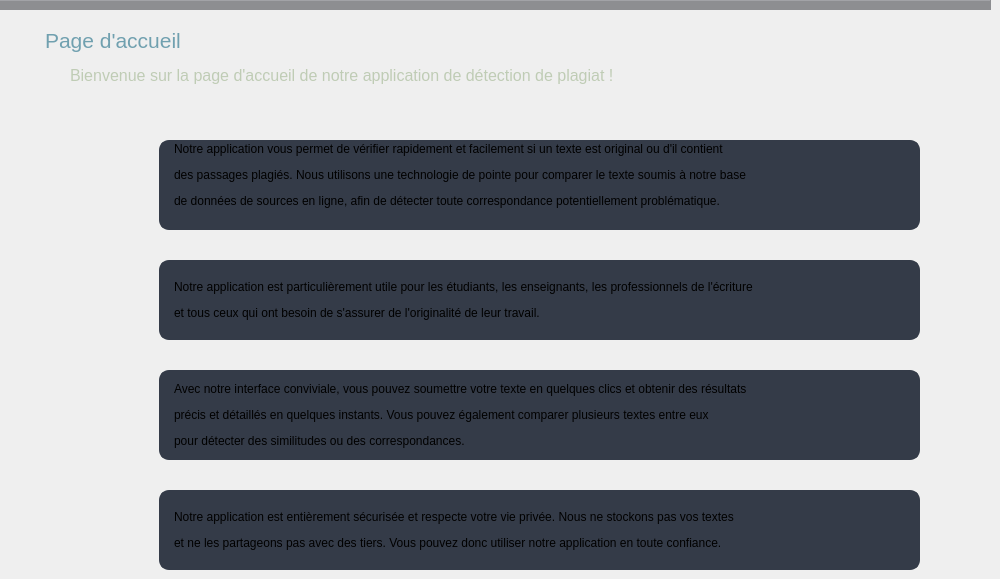
     <widget class="QWidget" name="home">
      <widget class="Line" name="line_4">
       <property name="geometry">
        <rect>
         <x>0</x>
         <y>-10</y>
         <width>991</width>
         <height>20</height>
        </rect>
       </property>
       <property name="styleSheet">
        <string notr="true">background-color: rgb(141, 142, 145);</string>
       </property>
       <property name="orientation">
        <enum>Qt::Horizontal</enum>
       </property>
      </widget>
      <widget class="QLabel" name="lb1_3">
       <property name="geometry">
        <rect>
         <x>40</x>
         <y>10</y>
         <width>181</width>
         <height>51</height>
        </rect>
       </property>
       <property name="font">
        <font>
         <family>Segoe UI</family>
         <pointsize>16</pointsize>
        </font>
       </property>
       <property name="styleSheet">
        <string notr="true">padding-top:10px;
color: rgb(112, 160, 175);</string>
       </property>
       <property name="text">
        <string>Page d'accueil</string>
       </property>
      </widget>
      <widget class="QLabel" name="lb2_3">
       <property name="geometry">
        <rect>
         <x>70</x>
         <y>60</y>
         <width>691</width>
         <height>31</height>
        </rect>
       </property>
       <property name="font">
        <font>
         <family>Segoe UI</family>
         <pointsize>12</pointsize>
        </font>
       </property>
       <property name="styleSheet">
        <string notr="true">color: rgb(191, 204, 181);</string>
       </property>
       <property name="text">
        <string>Bienvenue sur la page d'accueil de notre application de détection de plagiat !</string>
       </property>
      </widget>
      <widget class="QLabel" name="label_2">
       <property name="geometry">
        <rect>
         <x>60</x>
         <y>150</y>
         <width>80</width>
         <height>80</height>
        </rect>
       </property>
       <property name="font">
        <font>
         <pointsize>9</pointsize>
        </font>
       </property>
       <property name="styleSheet">
        <string notr="true"/>
       </property>
       <property name="text">
        <string/>
       </property>
       <property name="pixmap">
        <pixmap>../pythonProject/icons/icons8-thunder-64.png</pixmap>
       </property>
       <property name="scaledContents">
        <bool>true</bool>
       </property>
       <property name="alignment">
        <set>Qt::AlignCenter</set>
       </property>
      </widget>
      <widget class="QLabel" name="label_3">
       <property name="geometry">
        <rect>
         <x>60</x>
         <y>260</y>
         <width>80</width>
         <height>80</height>
        </rect>
       </property>
       <property name="styleSheet">
        <string notr="true"/>
       </property>
       <property name="text">
        <string/>
       </property>
       <property name="pixmap">
        <pixmap>../pythonProject/icons/icons8-student-64.png</pixmap>
       </property>
       <property name="scaledContents">
        <bool>true</bool>
       </property>
       <property name="alignment">
        <set>Qt::AlignCenter</set>
       </property>
      </widget>
      <widget class="QLabel" name="label_4">
       <property name="geometry">
        <rect>
         <x>60</x>
         <y>490</y>
         <width>80</width>
         <height>80</height>
        </rect>
       </property>
       <property name="styleSheet">
        <string notr="true"/>
       </property>
       <property name="text">
        <string/>
       </property>
       <property name="pixmap">
        <pixmap>../pythonProject/icons/icons8-secured-50.png</pixmap>
       </property>
       <property name="scaledContents">
        <bool>true</bool>
       </property>
       <property name="alignment">
        <set>Qt::AlignCenter</set>
       </property>
      </widget>
      <widget class="QLabel" name="label_5">
       <property name="geometry">
        <rect>
         <x>60</x>
         <y>370</y>
         <width>80</width>
         <height>80</height>
        </rect>
       </property>
       <property name="styleSheet">
        <string notr="true"/>
       </property>
       <property name="text">
        <string/>
       </property>
       <property name="pixmap">
        <pixmap>../pythonProject/icons/icons8-compare-50.png</pixmap>
       </property>
       <property name="scaledContents">
        <bool>true</bool>
       </property>
      </widget>
      <widget class="QLabel" name="label_6">
       <property name="geometry">
        <rect>
         <x>159</x>
         <y>140</y>
         <width>761</width>
         <height>90</height>
        </rect>
       </property>
       <property name="font">
        <font>
         <family>Segoe UI</family>
         <pointsize>9</pointsize>
        </font>
       </property>
       <property name="styleSheet">
        <string notr="true">background-color: rgb(52, 59, 72);
border:2px solid rgb(52, 59, 72);
border-radius: 10px;
padding-left:10px;</string>
       </property>
       <property name="text">
        <string>&lt;html&gt;&lt;head/&gt;&lt;body&gt;&lt;p&gt;Notre application vous permet de vérifier rapidement et facilement si un texte est original ou d'il contient &lt;/p&gt;&lt;p&gt;des passages plagiés. Nous utilisons une technologie de pointe pour comparer le texte soumis à notre base &lt;/p&gt;&lt;p&gt;de données de sources en ligne, afin de détecter toute correspondance potentiellement problématique.&lt;/p&gt;&lt;p&gt;&lt;br/&gt;&lt;/p&gt;&lt;/body&gt;&lt;/html&gt;</string>
       </property>
      </widget>
      <widget class="QLabel" name="label_7">
       <property name="geometry">
        <rect>
         <x>159</x>
         <y>260</y>
         <width>761</width>
         <height>80</height>
        </rect>
       </property>
       <property name="font">
        <font>
         <family>Segoe UI</family>
         <pointsize>9</pointsize>
        </font>
       </property>
       <property name="styleSheet">
        <string notr="true">background-color: rgb(52, 59, 72);
border:2px solid rgb(52, 59, 72);
border-radius: 10px;
padding-left:10px;</string>
       </property>
       <property name="text">
        <string>&lt;html&gt;&lt;head/&gt;&lt;body&gt;&lt;p&gt;Notre application est particulièrement utile pour les étudiants, les enseignants, les professionnels de l'écriture &lt;/p&gt;&lt;p&gt;et tous ceux qui ont besoin de s'assurer de l'originalité de leur travail.&lt;/p&gt;&lt;/body&gt;&lt;/html&gt;</string>
       </property>
      </widget>
      <widget class="QLabel" name="label_8">
       <property name="geometry">
        <rect>
         <x>159</x>
         <y>370</y>
         <width>761</width>
         <height>90</height>
        </rect>
       </property>
       <property name="font">
        <font>
         <family>Segoe UI</family>
         <pointsize>9</pointsize>
        </font>
       </property>
       <property name="styleSheet">
        <string notr="true">background-color: rgb(52, 59, 72);
border:2px solid rgb(52, 59, 72);
border-radius: 10px;
padding-left:10px;</string>
       </property>
       <property name="text">
        <string>&lt;html&gt;&lt;head/&gt;&lt;body&gt;&lt;p&gt;Avec notre interface conviviale, vous pouvez soumettre votre texte en quelques clics et obtenir des résultats &lt;/p&gt;&lt;p&gt;précis et détaillés en quelques instants. Vous pouvez également comparer plusieurs textes entre eux &lt;/p&gt;&lt;p&gt;pour détecter des similitudes ou des correspondances.&lt;/p&gt;&lt;/body&gt;&lt;/html&gt;</string>
       </property>
      </widget>
      <widget class="QLabel" name="label_9">
       <property name="geometry">
        <rect>
         <x>159</x>
         <y>490</y>
         <width>761</width>
         <height>80</height>
        </rect>
       </property>
       <property name="font">
        <font>
         <family>Segoe UI</family>
         <pointsize>9</pointsize>
        </font>
       </property>
       <property name="styleSheet">
        <string notr="true">background-color: rgb(52, 59, 72);
border:2px solid rgb(52, 59, 72);
border-radius: 10px;
padding-left:10px;</string>
       </property>
       <property name="text">
        <string>&lt;html&gt;&lt;head/&gt;&lt;body&gt;&lt;p&gt;Notre application est entièrement sécurisée et respecte votre vie privée. Nous ne stockons pas vos textes &lt;/p&gt;&lt;p&gt;et ne les partageons pas avec des tiers. Vous pouvez donc utiliser notre application en toute confiance.&lt;/p&gt;&lt;/body&gt;&lt;/html&gt;</string>
       </property>
      </widget>
     </widget>
